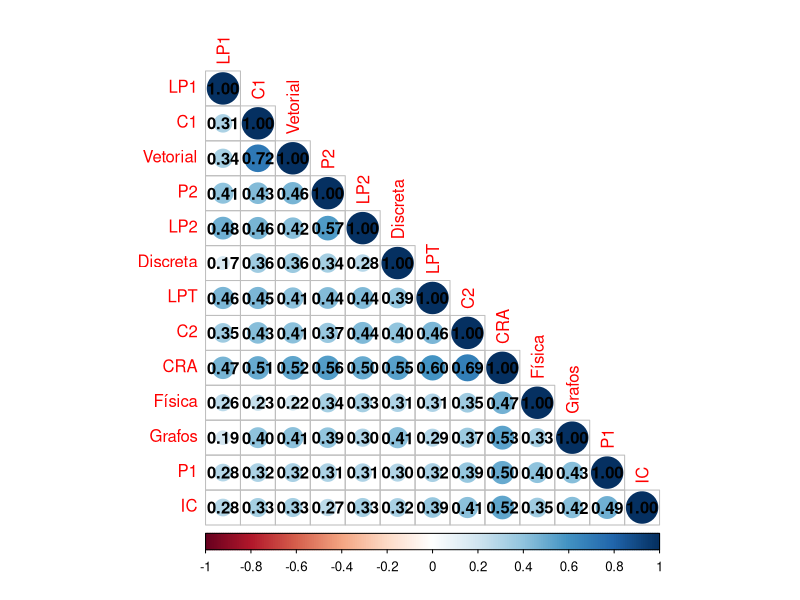

This figure's R source: (Note: this script raises an error after producing the figure.)
## ---- chunk 1
library(dplyr)
library(reshape2)
library(ggplot2)
library(corrplot)
library(caret)
## ---- chunk 2
graduados.train <- read.csv("dados/graduados_treino.csv")
graduados.test <- read.csv("dados/graduados_teste.csv")
## ---- chunk 3
colnames(graduados.train) <- c("matricula", "ano_evasao", "periodo_evasao", "cod_disciplina", "disciplina", "creditos", "media")
colnames(graduados.test) <- c("matricula", "ano_evasao", "periodo_evasao", "cod_disciplina", "disciplina", "creditos", "media")
## ---- chunk 4

# DADOS TREINO

#ordenando os dados pela matrícula
graduados.train <- graduados.train %>%
  arrange(matricula)

#filtrando dados e removendo os NaNs
graduados.clean <- graduados.train %>%
  filter(!is.na(media))

#calculando CRA dos alunos e salvando numa coluna
graduados.cra <- graduados.clean %>%
  group_by(matricula) %>%
  mutate(cra.contrb = media*creditos) %>%
  summarise(cra = sum(cra.contrb)/sum(creditos))

#utilizando a função dcast para deixar o dataset na forma ideal para a análise
graduados.model.input <- graduados.clean %>%
  group_by(matricula, disciplina) %>%
  filter(media == max(media))%>%
  ungroup() %>%
  select(matricula, disciplina, media) %>%
  mutate(disciplina = as.factor(gsub(" ", ".", disciplina))) %>%
  dcast(matricula ~disciplina, mean) %>%
  merge(graduados.cra)

#selecionando cra e disciplinas do primeiro e segundo período
p1.p2.train <- graduados.model.input %>%
  select(Laboratório.de.Programação.I, Programação.I, Introdução.à.Computação, Cálculo.Diferencial.e.Integral.I, Álgebra.Vetorial.e.Geometria.Analítica, Leitura.e.Produção.de.Textos, Cálculo.Diferencial.e.Integral.II, Matemática.Discreta, Programação.II, Teoria.dos.Grafos, Fundamentos.de.Física.Clássica, Laboratório.de.Programação.II, cra)

#renomeando colunas
colnames(p1.p2.train) <- c("C1", "Vetorial", "LPT", "P1", "IC", "LP1","C2", "Discreta", "P2", "Grafos", "Física", "LP2", "CRA")


# DADOS TESTE

#ordenando os dados pela matrícula
graduados.test <- graduados.test %>%
  arrange(matricula)

#filtrando dados e removendo os NaNs
graduados.clean <- graduados.test %>%
  filter(!is.na(media))

#calculando CRA dos alunos e salvando numa coluna
graduados.cra <- graduados.clean %>%
  group_by(matricula) %>%
  mutate(cra.contrb = media*creditos) %>%
  summarise(cra = sum(cra.contrb)/sum(creditos))

#utilizando a função dcast para deixar o dataset na forma ideal para a análise
graduados.model.input <- graduados.clean %>%
  group_by(matricula, disciplina) %>%
  filter(media == max(media))%>%
  ungroup() %>%
  select(matricula, disciplina, media) %>%
  mutate(disciplina = as.factor(gsub(" ", ".", disciplina))) %>%
  dcast(matricula ~disciplina, mean) %>%
  merge(graduados.cra)

#selecionando cra e disciplinas do primeiro e segundo período
p1.p2.test <- graduados.model.input %>%
  select(Laboratório.de.Programação.I, Programação.I, Introdução.à.Computação, Cálculo.Diferencial.e.Integral.I, Álgebra.Vetorial.e.Geometria.Analítica, Leitura.e.Produção.de.Textos, Cálculo.Diferencial.e.Integral.II, Matemática.Discreta, Programação.II, Teoria.dos.Grafos, Fundamentos.de.Física.Clássica, Laboratório.de.Programação.II, cra)

#renomeando colunas
colnames(p1.p2.test) <- c("C1", "Vetorial", "LPT", "P1", "IC", "LP1","C2", "Discreta", "P2", "Grafos", "Física", "LP2", "CRA")


#substituindo NaN pelo CRA
for (i in 1:nrow(p1.p2.train)){
  for (j in 1:ncol(p1.p2.train)){
    if(is.na(p1.p2.train[i,j])){
      p1.p2.train[i,j] = p1.p2.train$CRA[i]

    }
    if(is.na(p1.p2.test[i,j])){
      p1.p2.test[i, j] = p1.p2.test$CRA[i]
    }
  }
}

## ---- chunk 5
head(p1.p2.train)
## ---- chunk 6
#calculando matriz de correlação
correlationMatrix <- cor(p1.p2.train)

#utlizamos a bibliota corrplot para montar o gráfico com as correlações
corrplot(correlationMatrix, method="circle", type="lower", order="hclust", addCoef.col = "black")
## ---- chunk 7
#Modelo Ridge
set.seed(825)

ctrl <- trainControl(method = "repeatedcv", repeats = 5, number = 10)
lambda.grid <- expand.grid(lambda = 10^seq(10, -2, length=100))

ridge <- train(CRA ~ . ,data = p1.p2.train,
                        method = "ridge",
                        tuneGrid = lambda.grid,
                        trControl = ctrl,
                        metric = 'RMSE',
                        preProcess=c('scale', 'center'))
plot(ridge)
## ---- chunk 8
ridge
## ---- chunk 9
ridge_prediction <- predict(ridge, p1.p2.train)

ridge_prediction <- data.frame(pred = ridge_prediction, obs = p1.p2.train$CRA)
round(defaultSummary(ridge_prediction), digits = 3)
## ---- chunk 10
#Modelo Lasso
set.seed(825)
lasso <- train(CRA ~ . ,data = p1.p2.train,
                        method = "lasso",
                        tuneLength = 10,
                        metric = 'RMSE',
                        preProcess=c('scale', 'center'))
plot(lasso)
## ---- chunk 11
lasso
## ---- chunk 12
lasso_prediction <- predict(lasso, p1.p2.train)

lasso_prediction <- data.frame(pred = lasso_prediction, obs = p1.p2.train$CRA)
round(defaultSummary(lasso_prediction), digits = 3)

## ---- chunk 13
compare <- ridge_prediction
compare$model <- "RIDGE"

lasso_prediction$model <- "LASSO"

compare <- rbind(compare, lasso_prediction)

ggplot(compare, aes(x = pred, y = obs)) + 
  geom_point(alpha = 0.5, position = position_jitter(width=0.2)) + 
  facet_grid(. ~ model) + 
  geom_abline() +
  ggtitle("Observado x Previsão (validação)")

## ---- chunk 14
round(defaultSummary(ridge_prediction), digits = 3)
round(defaultSummary(lasso_prediction), digits = 3)
## ---- chunk 15
plot(varImp(ridge, scale = FALSE))
plot(varImp(lasso, scale = FALSE))
## ---- chunk 16
ggplot(data = p1.p2.train, aes(x = CRA, y = C2)) +
  geom_point()
## ---- chunk 17
p1.p2.test <- na.omit(p1.p2.test)
r.ridge <- train(CRA ~ . ,data = p1.p2.test,
                        method = "ridge",
                        tuneGrid = lambda.grid,
                        trControl = ctrl,
                        metric = 'RMSE',
                        preProcess=c('scale', 'center'))
r.ridge 
plot(r.ridge)
## ---- chunk 18
#predicao do re-treino
r.ridge_prediction <- predict(r.ridge, p1.p2.test)

r.ridge_prediction <- data.frame(pred = r.ridge_prediction, obs = p1.p2.test$CRA)
round(defaultSummary(r.ridge_prediction), digits = 3)
## ---- chunk 19
lm <- train(CRA ~ . ,p1.p2.train, method= "lm", metric="RMSE") 
summary(lm)

lmFit <- train(CRA ~ ., p1.p2.train %>% select(-C1, -LP2), method= "lm", metric="RMSE") 
summary(lmFit)

lmFit_prediction <- predict(lmFit, p1.p2.train)

lmFit_prediction <- data.frame(pred = lmFit_prediction, obs = p1.p2.train$CRA)
round(defaultSummary(lmFit_prediction), digits = 3)

## ---- chunk 20

linear_rmse <- round(defaultSummary(lmFit_prediction), digits = 3)[1]
ridge_rmse <- round(defaultSummary(ridge_prediction), digits = 3)[1]
lasso_rmse <- round(defaultSummary(lasso_prediction), digits = 3)[1]
toPlot <- data.frame(RMSE = c(linear_rmse, ridge_rmse, lasso_rmse), 
                     Modelo = c("Linear Regression", "Ridge", "Lasso"))


ggplot(toPlot, aes(x=reorder(Modelo, -RMSE), y=RMSE)) + 
  geom_bar(stat="identity") + 
  labs(x='Modelo', y='RMSE') +
   theme(axis.text.x = element_text(angle = 45, hjust = 1), panel.background=element_blank()) +
  coord_flip() + 
  geom_text(aes(label = RMSE))
## ---- chunk 21
# RIDGE
ridge.validacao <- train(CRA ~ . ,data = p1.p2.test,
                        method = "ridge",
                        tuneGrid = lambda.grid,
                        trControl = ctrl,
                        metric = 'RMSE',
                        preProcess=c('scale', 'center'))

# LASSO
lasso.validacao <- train(CRA ~ . ,data = p1.p2.test,
                        method = "lasso",
                        tuneLength = 10,
                        metric = 'RMSE',
                        preProcess=c('scale', 'center'))

# LM
lm.validacao <- train(CRA ~ ., p1.p2.test %>% select(-C1, -LP2), method= "lm", metric="RMSE") 

ridge_prediction_v <- predict(ridge.validacao, p1.p2.test)
ridge_prediction_v <- data.frame(pred = ridge_prediction_v, obs = p1.p2.test$CRA)

lasso_prediction_v <- predict(lasso.validacao, p1.p2.test)
lasso_prediction_v <- data.frame(pred = lasso_prediction_v, obs = p1.p2.test$CRA)

lm_prediction_v <- predict(lm.validacao, p1.p2.test)
lm_prediction_v <- data.frame(pred = lm_prediction_v, obs = p1.p2.test$CRA)


linear_rmse_v <- round(defaultSummary(lm_prediction_v), digits = 3)[1]
ridge_rmse_v <- round(defaultSummary(ridge_prediction_v), digits = 3)[1]
lasso_rmse_v <- round(defaultSummary(lasso_prediction_v), digits = 3)[1]

## ---- chunk 22

toPlot3 <- data.frame(Rsquared = c(linear_rmse, linear_rmse_v, ridge_rmse, ridge_rmse_v, lasso_rmse, lasso_rmse_v),
                        tipo = c("treino", "validacao", "treino", "validacao", "treino", "validacao"),
                        modelo = c("LM","LM","RIDGE", "RIDGE","LASSO", "LASSO"))

ggplot(data=toPlot3, aes(x = modelo, y = Rsquared, fill = tipo)) +
 geom_bar(stat="identity", position=position_dodge()) +
 theme_classic() +
 labs(title = "Comparando os modelos") +
 theme(axis.ticks = element_blank())
